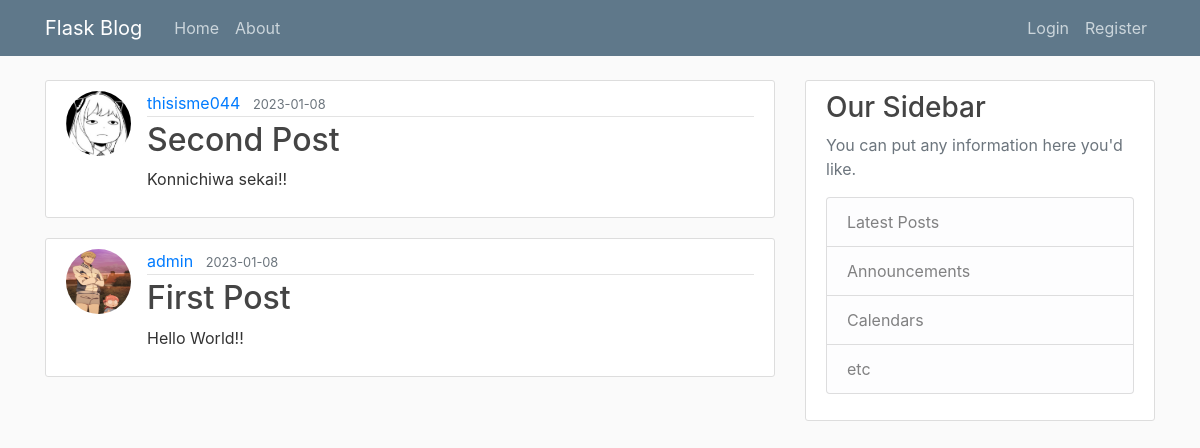
Page /home on the earlier database version.
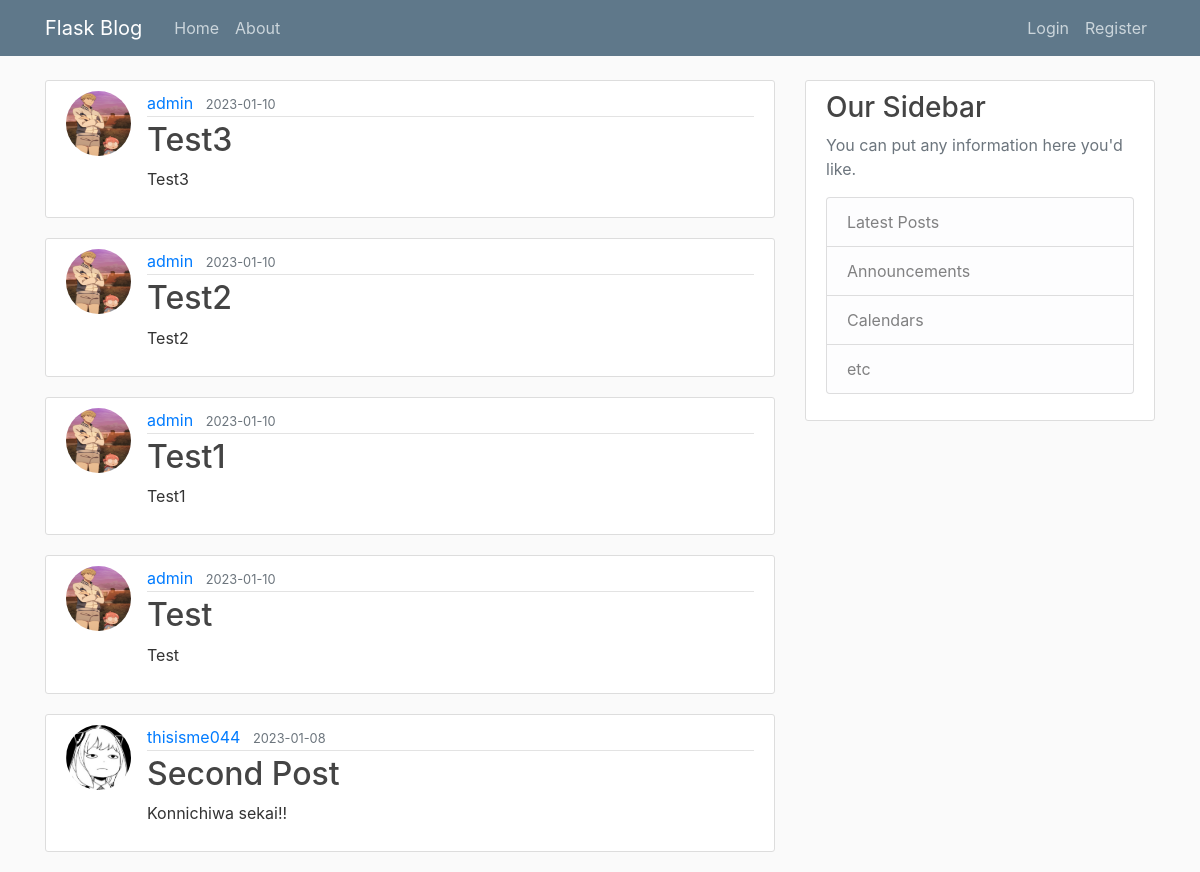
Same page on the later database version.
### flaskblog/models.py (models this page shows, shortened)
class Post(db.Model):
    id = db.Column(db.Integer, primary_key=True)
    title = db.Column(db.String(100), nullable=False)
    date_posted = db.Column(db.DateTime, nullable=False, default=datetime.utcnow)
    content = db.Column(db.Text, nullable=False)
    user_id = db.Column(db.Integer, db.ForeignKey('user.id'), nullable=False)

class User(db.Model, UserMixin):
    id = db.Column(db.Integer, primary_key=True)
    username = db.Column(db.String(20), unique=True, nullable=False)
    email = db.Column(db.String(120), unique=True, nullable=False)
    image_file = db.Column(db.String(20), nullable=False, default='default.jpg')
    password = db.Column(db.String(60), nullable=False)
    posts = db.relationship('Post', backref='author', lazy=True)

### flaskblog/routes.py (the view)
@app.route("/")
@app.route("/home")
def home():
    page = request.args.get('page', 1, type=int)
    posts = Post.query.order_by(Post.date_posted.desc()).paginate(page=page, per_page=5)
    return render_template('home.html', posts=posts)

### flaskblog/templates/home.html
{% extends "layout.html" %}
{% block content %}
    {% for post in posts %}
        <article class="media content-section">
          <img class="rounded-circle article-img" src="{{ url_for('static', filename='profile_pics/' + post.author.image_file) }}">
          <div class="media-body">
            <div class="article-metadata">
              <a class="mr-2" href="#">{{ post.author.username }}</a>
              <small class="text-muted">{{ post.date_posted.strftime('%Y-%m-%d') }}</small>
            </div>
            <h2><a class="article-title" href="{{ url_for('post', post_id=post.id) }}">{{ post.title }}</a></h2>
            <p class="article-content">{{ post.content }}</p>
          </div>
        </article>
    {% endfor %}
{% endblock content %}

Differences in the rows shown:
no longer on this page (row unchanged): Post: image_file (picture), author.username "admin", date_posted "2023-01-08", title "First Post", content "Hello World!!"
added Post: image_file (picture), author.username "admin", date_posted "2023-01-10", title "Test3", content "Test3"
added Post: image_file (picture), author.username "admin", date_posted "2023-01-10", title "Test2", content "Test2"
added Post: image_file (picture), author.username "admin", date_posted "2023-01-10", title "Test1", content "Test1"
added Post: image_file (picture), author.username "admin", date_posted "2023-01-10", title "Test", content "Test"
